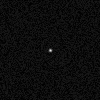
Frame 1 (no input)
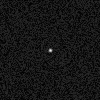
Frame 60 (the mouse pressed at the canvas centre just before this capture)
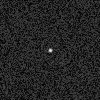
Frame 120 (the mouse held since frame 60 and released just before this capture)

The Processing sketch that drew these frames (run headless with seeded random() and noise(); from frame 60 on, the mouse is pressed at the canvas centre):

// Processing sketch: reaction_diffusion
// ── reaction_diffusion.pde

float[] u;
void setup(){
  colorMode(HSB,1.0);
  size(100,100);
  u = new float[width*height];
  for (int i=0; i<u.length; ++i){
    u[i] = sin( PI * float(i%width) / width )
          *sin( PI * float(i/width) / height );
    u[i] = pow(u[i],1000)*0.9 + random(0.1);
  }
  
}

void draw(){
  
  loadPixels();
  for (int i=0; i<pixels.length; ++i){
    pixels[i] = color(u[i]);
  }
  updatePixels();
  
  float[] du = diffuse(u, width, height);
  float[] ru = react(u, width, height);
  
  for (int i=0; i<u.length; ++i){
    u[i] += ( -0.1*du[i] + ru[i] )*0.01;
  }
}

float[] diffuse(float[] u, int w, int h){
  float[] du = new float[w*h];
  for (int i=0; i<u.length; ++i){
    int x = i%w;
    int y = i/w;
    du[i] = 0.8*u[i];
    du[i]+= (x> 0 )?-0.2*u[i-1]:0;
    du[i]+= (x<w-1)?-0.2*u[i+1]:0;
    du[i]+= (y> 0 )?-0.2*u[i-w]:0;
    du[i]+= (y<h-1)?-0.2*u[i+w]:0;
  }
  return du;
}

float[] react(float[] u, int w, int h){
  float[] ru = new float[w*h];
  for (int i=0; i<u.length; ++i){
    ru[i] = u[i]*(1-u[i]);
    //ru[i] = u[i]*u[i]*(1-u[i]);
  }
  return ru;
}
